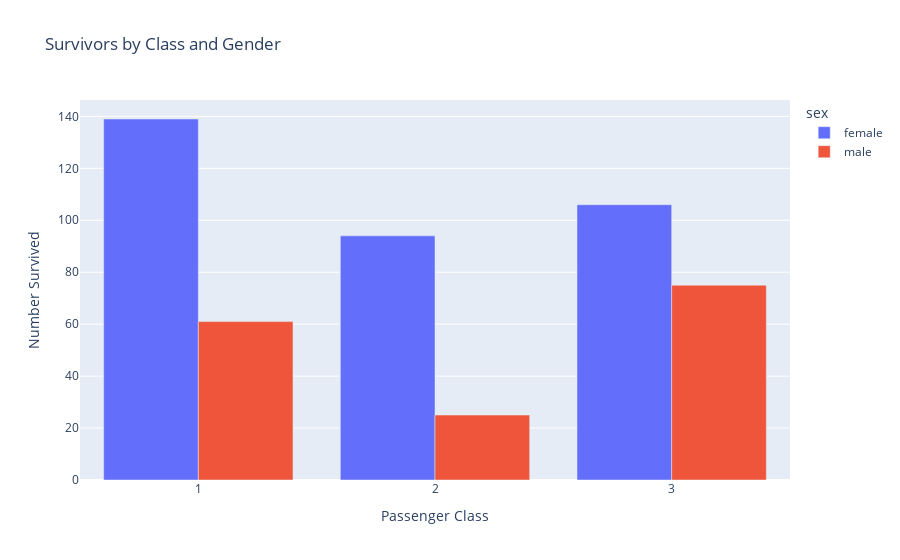

The notebook cell this image was saved under:
### Markdown cell above
## 2. Create a vertical bar chart for passengers survived by class and gender

### Code cell
survived_class_gender = titanic.groupby(["pclass", "sex"])["survived"].sum().reset_index()

fig = px.bar(
    survived_class_gender,
    x="pclass",
    y="survived",
    color="sex",
    barmode="group",
    title="Survivors by Class and Gender",
    labels={"pclass": "Passenger Class", "survived": "Number Survived"}
)
fig.show()

### Figure 1 — Plotly figure (JSON) as saved in the notebook; plotly's stock layout.template omitted (floating-point values rounded to 4 significant figures)
{"data": [{"alignmentgroup": "True", "hovertemplate": "sex=female<br>Passenger Class=%{x}<br>Number Survived=%{y}<extra></extra>", "legendgroup": "female", "marker": {"color": "#636efa", "pattern": {"shape": ""}}, "name": "female", "offsetgroup": "female", "orientation": "v", "showlegend": true, "textposition": "auto", "type": "bar", "x": [1, 2, 3], "xaxis": "x", "y": [139, 94, 106], "yaxis": "y"}, {"alignmentgroup": "True", "hovertemplate": "sex=male<br>Passenger Class=%{x}<br>Number Survived=%{y}<extra></extra>", "legendgroup": "male", "marker": {"color": "#EF553B", "pattern": {"shape": ""}}, "name": "male", "offsetgroup": "male", "orientation": "v", "showlegend": true, "textposition": "auto", "type": "bar", "x": [1, 2, 3], "xaxis": "x", "y": [61, 25, 75], "yaxis": "y"}], "layout": {"autosize": true, "barmode": "group", "legend": {"title": {"text": "sex"}, "tracegroupgap": 0}, "title": {"text": "Survivors by Class and Gender"}, "xaxis": {"anchor": "y", "autorange": true, "domain": [0, 1], "range": [0.5, 3.5], "title": {"text": "Passenger Class"}, "type": "linear"}, "yaxis": {"anchor": "x", "autorange": true, "domain": [0, 1], "range": [0, 146.3], "title": {"text": "Number Survived"}, "type": "linear"}}}
